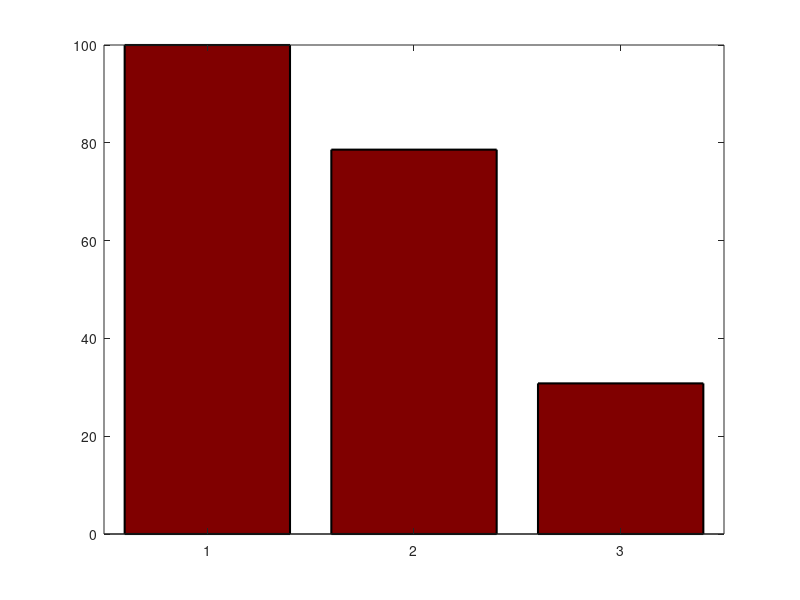

Recreate this plot in MATLAB. (Note: this script raises an error after producing the figure.)

X = [100,78.6,30.8];
sX = [14.8,4.9,6.0];

%%
bar(X,'FaceColor',[0.5 0 0],'EdgeColor',[0 0 0],'LineWidth',1.5);hold on
errorbar(1:3,X,sX,'Marker','.','LineStyle','none','Color',[0 0 0],'LineWidth',1.5,'MarkerSize',5);%hold on
hold off
ylabel('Viability (%)','fontsize',18);
set(gca,'LineWidth',2,'FontSize',18);
set(gca,'XTickLabel',{'A549+Laser','A549+NP','A549+NP+Laser'},'XTickLabelRotation',45);
set(gca,'Ytick',0:25:100);
xlim([0.5 3.5])

name = 'A549ToxPW';

saveas(gcf,name,'tiffn');saveas(gcf,[name '.fig']);saveas(gcf,[name '.eps'],'epsc');

%%

bWidth = 0.4;

bar(0.5,X(1),bWidth,'FaceColor',[0 0 0.4],'EdgeColor',[0 0 0],'LineWidth',1);hold on
bar(1,X(2),bWidth,'FaceColor',[0 0.4 0],'EdgeColor',[0 0 0],'LineWidth',1);
bar(1.5,X(3),bWidth,'FaceColor',[0.4 0 0],'EdgeColor',[0 0 0],'LineWidth',1);

errorbar(0.5,X(1),sX(1),'Marker','.','LineStyle','none','Color',[0 0 0],'LineWidth',1,'MarkerSize',5);
errorbar(1,X(2),sX(2),'Marker','.','LineStyle','none','Color',[0 0 0],'LineWidth',1,'MarkerSize',5);
errorbar(1.5,X(3),sX(3),'Marker','.','LineStyle','none','Color',[0 0 0],'LineWidth',1,'MarkerSize',5);
hold off

ylabel('Viability (%)','fontsize',18);
set(gca,'LineWidth',2,'FontSize',18);
%set(gca,'XTickLabel',{'A549+Laser','A549+NP','A549+NP+Laser'},'XTickLabelRotation',45);
legend('A549+Laser','A549+NP','A549+NP+Laser');
set(gca,'Ytick',0:25:100);set(gca,'Xtick',[]);
xlim([0.2 1.8])
title('Photothermal Therapy')


name = 'A549ToxPW';

saveas(gcf,name,'tiffn');saveas(gcf,[name '.fig']);saveas(gcf,[name '.eps'],'epsc');